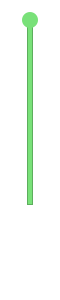
<?xml version="1.0" encoding="UTF-8"?>
<ui version="4.0">
 <class>VolumeControl</class>
 <widget class="QWidget" name="VolumeControl">
  <property name="geometry">
   <rect>
    <x>0</x>
    <y>0</y>
    <width>60</width>
    <height>300</height>
   </rect>
  </property>
  <property name="windowTitle">
   <string>Form</string>
  </property>
  <property name="styleSheet">
   <string notr="true">#VolumeControl
{
	border: none;
	background-color: transparent;
}</string>
  </property>
  <widget class="QWidget" name="mainWidget" native="true">
   <property name="geometry">
    <rect>
     <x>5</x>
     <y>5</y>
     <width>50</width>
     <height>275</height>
    </rect>
   </property>
   <property name="styleSheet">
    <string notr="true">#mainWidget
{
	background-color: rgb(255,255,255);
	border: none;
	border-radius: 20px;
}</string>
   </property>
   <widget class="QWidget" name="widget" native="true">
    <property name="geometry">
     <rect>
      <x>0</x>
      <y>0</y>
      <width>50</width>
      <height>215</height>
     </rect>
    </property>
    <widget class="QFrame" name="totalLine">
     <property name="geometry">
      <rect>
       <x>22</x>
       <y>15</y>
       <width>6</width>
       <height>185</height>
      </rect>
     </property>
     <property name="styleSheet">
      <string notr="true">#totalLine
{
	background-color: rgb(199,199,202);
}</string>
     </property>
     <property name="frameShape">
      <enum>QFrame::Shape::StyledPanel</enum>
     </property>
     <property name="frameShadow">
      <enum>QFrame::Shadow::Raised</enum>
     </property>
    </widget>
    <widget class="QFrame" name="moveLine">
     <property name="geometry">
      <rect>
       <x>22</x>
       <y>15</y>
       <width>6</width>
       <height>185</height>
      </rect>
     </property>
     <property name="styleSheet">
      <string notr="true">#moveLine
{
	background-color: rgb(121, 225, 121);
}</string>
     </property>
     <property name="frameShape">
      <enum>QFrame::Shape::StyledPanel</enum>
     </property>
     <property name="frameShadow">
      <enum>QFrame::Shadow::Raised</enum>
     </property>
    </widget>
    <widget class="QPushButton" name="btn">
     <property name="geometry">
      <rect>
       <x>17</x>
       <y>7</y>
       <width>16</width>
       <height>16</height>
      </rect>
     </property>
     <property name="styleSheet">
      <string notr="true">#btn
{
	border: none;
	border-radius: 8px;
	background-color: rgb(121, 225, 121);
}</string>
     </property>
     <property name="text">
      <string/>
     </property>
    </widget>
   </widget>
   <widget class="QLabel" name="volume">
    <property name="geometry">
     <rect>
      <x>0</x>
      <y>215</y>
      <width>50</width>
      <height>25</height>
     </rect>
    </property>
    <property name="font">
     <font>
      <family>黑体</family>
      <pointsize>13</pointsize>
     </font>
    </property>
    <property name="text">
     <string/>
    </property>
    <property name="alignment">
     <set>Qt::AlignmentFlag::AlignCenter</set>
    </property>
   </widget>
   <widget class="QPushButton" name="muteBtn">
    <property name="geometry">
     <rect>
      <x>0</x>
      <y>240</y>
      <width>50</width>
      <height>35</height>
     </rect>
    </property>
    <property name="styleSheet">
     <string notr="true">#muteBtn
{
	border: none;
}</string>
    </property>
    <property name="text">
     <string/>
    </property>
   </widget>
  </widget>
 </widget>
 <resources/>
 <connections/>
</ui>
